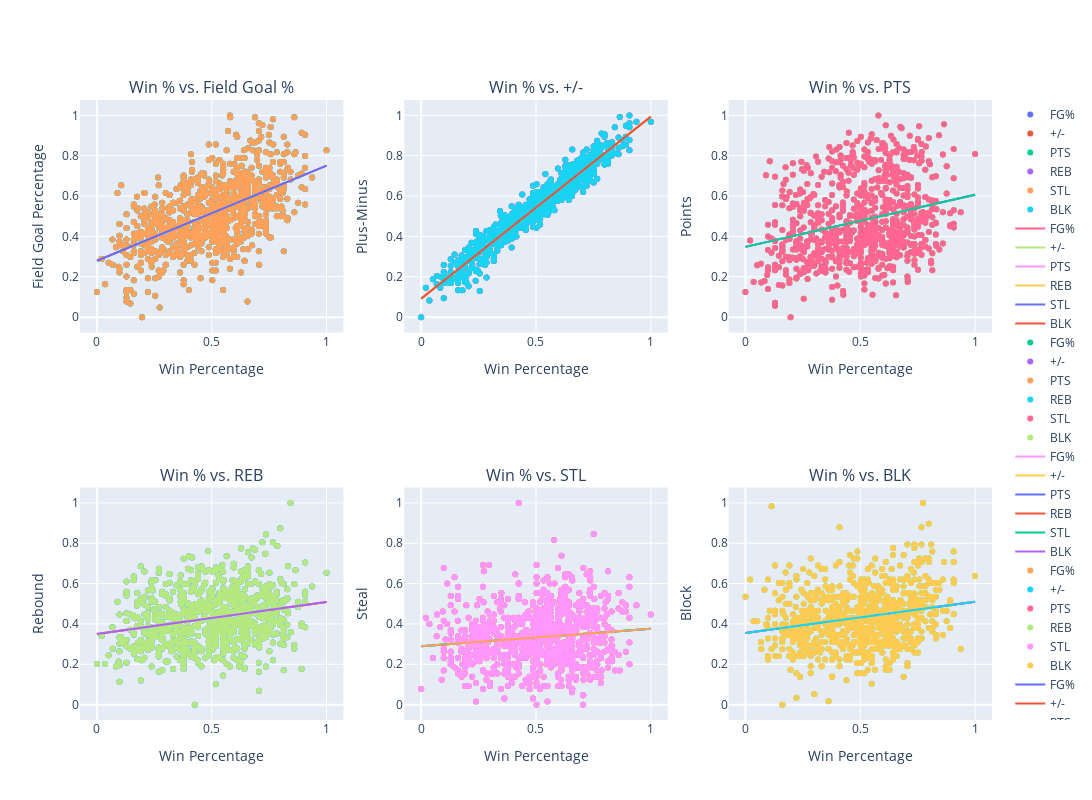

Notebook code cell kept with this figure:
### Code cell
# Creating Subplots

figs.add_trace(go.Scatter(x=norm_df['WIN%'], y=norm_df['FG%'], mode='markers',name='FG%' ), row=1, col=1)
figs.add_trace(go.Scatter(x=norm_df['WIN%'], y=norm_df['+/-'], mode='markers',name='+/-',), row=1, col=2)
figs.add_trace(go.Scatter(x=norm_df['WIN%'], y=norm_df['PTS'], mode='markers',name='PTS'), row=1, col=3)
figs.add_trace(go.Scatter(x=norm_df['WIN%'], y=norm_df['REB'], mode='markers',name='REB'), row=2, col=1)
figs.add_trace(go.Scatter(x=norm_df['WIN%'], y=norm_df['STL'], mode='markers',name='STL'), row=2, col=2)
figs.add_trace(go.Scatter(x=norm_df['WIN%'], y=norm_df['BLK'], mode='markers',name='BLK'),row=2, col=3)


# Plot linear regression
figs.add_trace(go.Scatter(x=norm_df['WIN%'], y=models[0], mode='lines', name='FG%'), row=1, col=1)
figs.add_trace(go.Scatter(x=norm_df['WIN%'], y=models[1], mode='lines',name='+/-',), row=1, col=2)
figs.add_trace(go.Scatter(x=norm_df['WIN%'], y=models[2], mode='lines',name='PTS'), row=1, col=3)
figs.add_trace(go.Scatter(x=norm_df['WIN%'], y=models[3], mode='lines',name='REB'), row=2, col=1)
figs.add_trace(go.Scatter(x=norm_df['WIN%'], y=models[4], mode='lines',name='STL'), row=2, col=2)
figs.add_trace(go.Scatter(x=norm_df['WIN%'], y=models[5], mode='lines',name='BLK'),row=2, col=3)


# Update xaxis properties
figs.update_xaxes(title_text="Win Percentage", row=1, col=1)
figs.update_xaxes(title_text="Win Percentage", row=1, col=2)
figs.update_xaxes(title_text="Win Percentage", row=1, col=3)
figs.update_xaxes(title_text="Win Percentage", row=2, col=1)
figs.update_xaxes(title_text="Win Percentage", row=2, col=2)
figs.update_xaxes(title_text="Win Percentage", row=2, col=3)

# Update yaxis properties
figs.update_yaxes(title_text="Field Goal Percentage", row=1, col=1)
figs.update_yaxes(title_text="Plus-Minus", row=1, col=2)
figs.update_yaxes(title_text="Points", row=1, col=3)
figs.update_yaxes(title_text="Rebound", row=2, col=1)
figs.update_yaxes(title_text="Steal", row=2, col=2)
figs.update_yaxes(title_text="Block", row=2, col=3)

figs.update_layout(
    height= 800,
    width = 1300,
    
)
figs.show()

### Figure 1 — Plotly figure (JSON) as saved in the notebook; plotly's stock layout.template omitted (floating-point values rounded to 4 significant figures; data arrays with more than 128 entries replaced by an {"elided": "..."} marker saying what was removed)
{"data": [{"mode": "markers", "name": "FG%", "type": "scatter", "x": {"elided": "832 float values"}, "xaxis": "x", "y": {"elided": "832 float values"}, "yaxis": "y"}, {"mode": "markers", "name": "+/-", "type": "scatter", "x": {"elided": "832 float values"}, "xaxis": "x2", "y": {"elided": "832 float values"}, "yaxis": "y2"}, {"mode": "markers", "name": "PTS", "type": "scatter", "x": {"elided": "832 float values"}, "xaxis": "x3", "y": {"elided": "832 float values"}, "yaxis": "y3"}, {"mode": "markers", "name": "REB", "type": "scatter", "x": {"elided": "832 float values"}, "xaxis": "x4", "y": {"elided": "832 float values"}, "yaxis": "y4"}, {"mode": "markers", "name": "STL", "type": "scatter", "x": {"elided": "832 float values"}, "xaxis": "x5", "y": {"elided": "832 float values"}, "yaxis": "y5"}, {"mode": "markers", "name": "BLK", "type": "scatter", "x": {"elided": "832 float values"}, "xaxis": "x6", "y": {"elided": "832 float values"}, "yaxis": "y6"}, {"mode": "lines", "name": "FG%", "type": "scatter", "x": {"elided": "832 float values"}, "xaxis": "x", "y": {"elided": "832 float values"}, "yaxis": "y"}, {"mode": "lines", "name": "+/-", "type": "scatter", "x": {"elided": "832 float values"}, "xaxis": "x2", "y": {"elided": "832 float values"}, "yaxis": "y2"}, {"mode": "lines", "name": "PTS", "type": "scatter", "x": {"elided": "832 float values"}, "xaxis": "x3", "y": {"elided": "832 float values"}, "yaxis": "y3"}, {"mode": "lines", "name": "REB", "type": "scatter", "x": {"elided": "832 float values"}, "xaxis": "x4", "y": {"elided": "832 float values"}, "yaxis": "y4"}, {"mode": "lines", "name": "STL", "type": "scatter", "x": {"elided": "832 float values"}, "xaxis": "x5", "y": {"elided": "832 float values"}, "yaxis": "y5"}, {"mode": "lines", "name": "BLK", "type": "scatter", "x": {"elided": "832 float values"}, "xaxis": "x6", "y": {"elided": "832 float values"}, "yaxis": "y6"}, {"mode": "markers", "name": "FG%", "type": "scatter", "x": {"elided": "832 float values"}, "xaxis": "x", "y": {"elided": "832 float values"}, "yaxis": "y"}, {"mode": "markers", "name": "+/-", "type": "scatter", "x": {"elided": "832 float values"}, "xaxis": "x2", "y": {"elided": "832 float values"}, "yaxis": "y2"}, {"mode": "markers", "name": "PTS", "type": "scatter", "x": {"elided": "832 float values"}, "xaxis": "x3", "y": {"elided": "832 float values"}, "yaxis": "y3"}, {"mode": "markers", "name": "REB", "type": "scatter", "x": {"elided": "832 float values"}, "xaxis": "x4", "y": {"elided": "832 float values"}, "yaxis": "y4"}, {"mode": "markers", "name": "STL", "type": "scatter", "x": {"elided": "832 float values"}, "xaxis": "x5", "y": {"elided": "832 float values"}, "yaxis": "y5"}, {"mode": "markers", "name": "BLK", "type": "scatter", "x": {"elided": "832 float values"}, "xaxis": "x6", "y": {"elided": "832 float values"}, "yaxis": "y6"}, {"mode": "lines", "name": "FG%", "type": "scatter", "x": {"elided": "832 float values"}, "xaxis": "x", "y": {"elided": "832 float values"}, "yaxis": "y"}, {"mode": "lines", "name": "+/-", "type": "scatter", "x": {"elided": "832 float values"}, "xaxis": "x2", "y": {"elided": "832 float values"}, "yaxis": "y2"}, {"mode": "lines", "name": "PTS", "type": "scatter", "x": {"elided": "832 float values"}, "xaxis": "x3", "y": {"elided": "832 float values"}, "yaxis": "y3"}, {"mode": "lines", "name": "REB", "type": "scatter", "x": {"elided": "832 float values"}, "xaxis": "x4", "y": {"elided": "832 float values"}, "yaxis": "y4"}, {"mode": "lines", "name": "STL", "type": "scatter", "x": {"elided": "832 float values"}, "xaxis": "x5", "y": {"elided": "832 float values"}, "yaxis": "y5"}, {"mode": "lines", "name": "BLK", "type": "scatter", "x": {"elided": "832 float values"}, "xaxis": "x6", "y": {"elided": "832 float values"}, "yaxis": "y6"}, {"mode": "markers", "name": "FG%", "type": "scatter", "x": {"elided": "832 float values"}, "xaxis": "x", "y": {"elided": "832 float values"}, "yaxis": "y"}, {"mode": "markers", "name": "+/-", "type": "scatter", "x": {"elided": "832 float values"}, "xaxis": "x2", "y": {"elided": "832 float values"}, "yaxis": "y2"}, {"mode": "markers", "name": "PTS", "type": "scatter", "x": {"elided": "832 float values"}, "xaxis": "x3", "y": {"elided": "832 float values"}, "yaxis": "y3"}, {"mode": "markers", "name": "REB", "type": "scatter", "x": {"elided": "832 float values"}, "xaxis": "x4", "y": {"elided": "832 float values"}, "yaxis": "y4"}, {"mode": "markers", "name": "STL", "type": "scatter", "x": {"elided": "832 float values"}, "xaxis": "x5", "y": {"elided": "832 float values"}, "yaxis": "y5"}, {"mode": "markers", "name": "BLK", "type": "scatter", "x": {"elided": "832 float values"}, "xaxis": "x6", "y": {"elided": "832 float values"}, "yaxis": "y6"}, {"mode": "lines", "name": "FG%", "type": "scatter", "x": {"elided": "832 float values"}, "xaxis": "x", "y": {"elided": "832 float values"}, "yaxis": "y"}, {"mode": "lines", "name": "+/-", "type": "scatter", "x": {"elided": "832 float values"}, "xaxis": "x2", "y": {"elided": "832 float values"}, "yaxis": "y2"}, {"mode": "lines", "name": "PTS", "type": "scatter", "x": {"elided": "832 float values"}, "xaxis": "x3", "y": {"elided": "832 float values"}, "yaxis": "y3"}, {"mode": "lines", "name": "REB", "type": "scatter", "x": {"elided": "832 float values"}, "xaxis": "x4", "y": {"elided": "832 float values"}, "yaxis": "y4"}, {"mode": "lines", "name": "STL", "type": "scatter", "x": {"elided": "832 float values"}, "xaxis": "x5", "y": {"elided": "832 float values"}, "yaxis": "y5"}, {"mode": "lines", "name": "BLK", "type": "scatter", "x": {"elided": "832 float values"}, "xaxis": "x6", "y": {"elided": "832 float values"}, "yaxis": "y6"}], "layout": {"annotations": [{"font": {"size": 16}, "showarrow": false, "text": "Win % vs. Field Goal %", "x": 0.1444, "xanchor": "center", "xref": "paper", "y": 1, "yanchor": "bottom", "yref": "paper"}, {"font": {"size": 16}, "showarrow": false, "text": "Win % vs. +/-", "x": 0.5, "xanchor": "center", "xref": "paper", "y": 1, "yanchor": "bottom", "yref": "paper"}, {"font": {"size": 16}, "showarrow": false, "text": "Win % vs. PTS", "x": 0.8556, "xanchor": "center", "xref": "paper", "y": 1, "yanchor": "bottom", "yref": "paper"}, {"font": {"size": 16}, "showarrow": false, "text": "Win % vs. REB", "x": 0.1444, "xanchor": "center", "xref": "paper", "y": 0.375, "yanchor": "bottom", "yref": "paper"}, {"font": {"size": 16}, "showarrow": false, "text": "Win % vs. STL", "x": 0.5, "xanchor": "center", "xref": "paper", "y": 0.375, "yanchor": "bottom", "yref": "paper"}, {"font": {"size": 16}, "showarrow": false, "text": "Win % vs. BLK", "x": 0.8556, "xanchor": "center", "xref": "paper", "y": 0.375, "yanchor": "bottom", "yref": "paper"}], "height": 800, "width": 1300, "xaxis": {"anchor": "y", "domain": [0, 0.2889], "title": {"text": "Win Percentage"}}, "xaxis2": {"anchor": "y2", "domain": [0.3556, 0.6444], "title": {"text": "Win Percentage"}}, "xaxis3": {"anchor": "y3", "domain": [0.7111, 1], "title": {"text": "Win Percentage"}}, "xaxis4": {"anchor": "y4", "domain": [0, 0.2889], "title": {"text": "Win Percentage"}}, "xaxis5": {"anchor": "y5", "domain": [0.3556, 0.6444], "title": {"text": "Win Percentage"}}, "xaxis6": {"anchor": "y6", "domain": [0.7111, 1], "title": {"text": "Win Percentage"}}, "yaxis": {"anchor": "x", "domain": [0.625, 1], "title": {"text": "Field Goal Percentage"}}, "yaxis2": {"anchor": "x2", "domain": [0.625, 1], "title": {"text": "Plus-Minus"}}, "yaxis3": {"anchor": "x3", "domain": [0.625, 1], "title": {"text": "Points"}}, "yaxis4": {"anchor": "x4", "domain": [0, 0.375], "title": {"text": "Rebound"}}, "yaxis5": {"anchor": "x5", "domain": [0, 0.375], "title": {"text": "Steal"}}, "yaxis6": {"anchor": "x6", "domain": [0, 0.375], "title": {"text": "Block"}}}}
